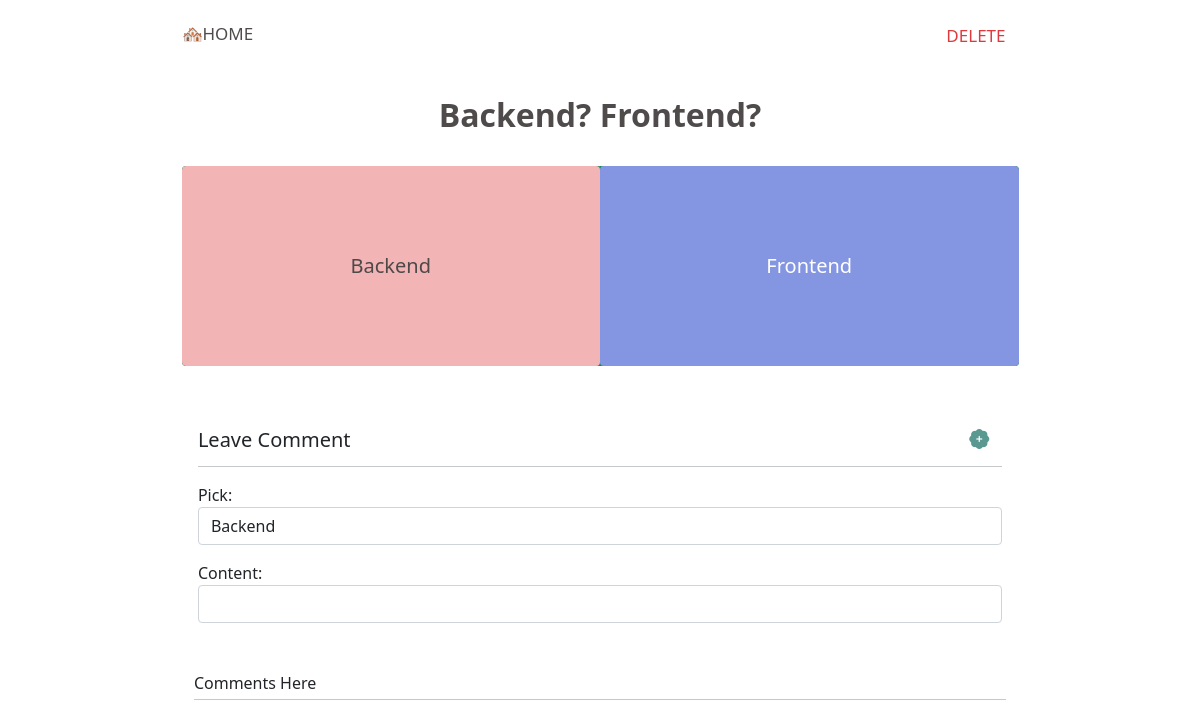
The app's page /either/3/detail, older data.
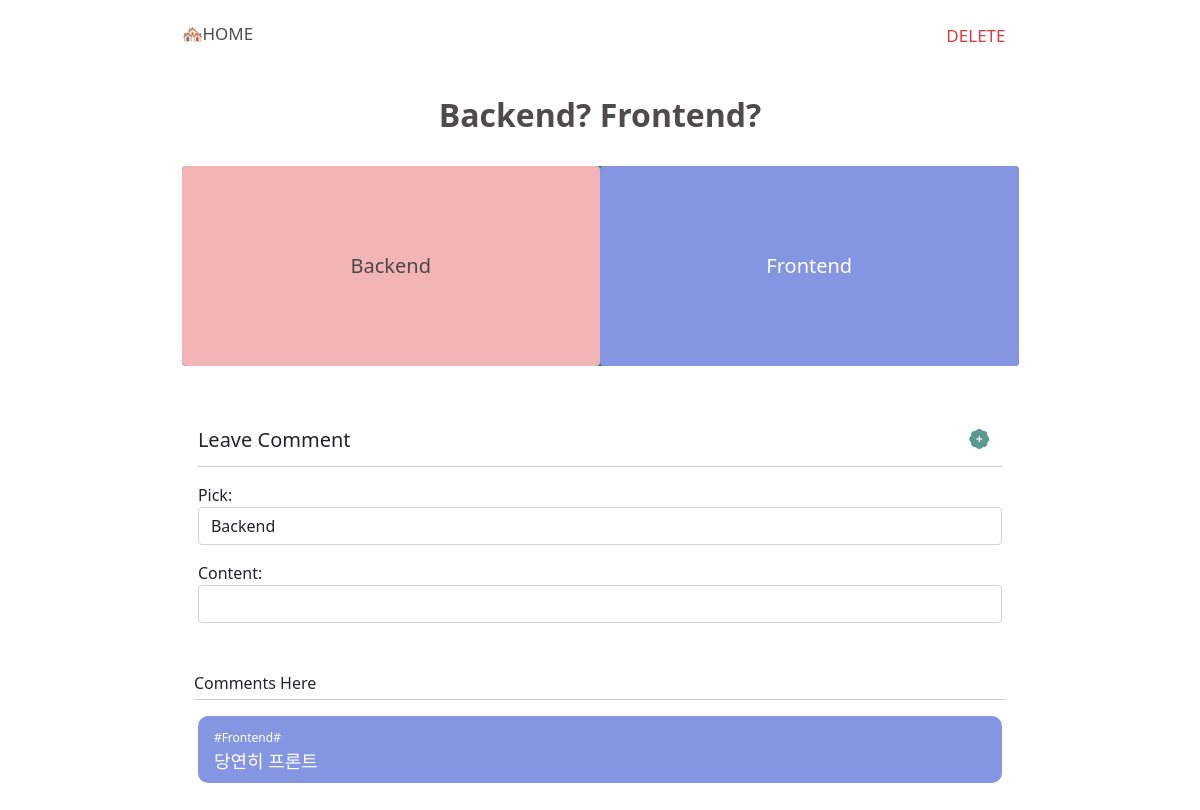
The same page, newer data.
### votes/models.py (models this page shows)
class Comment(models.Model):
    vote = models.ForeignKey(
        Vote,
        on_delete= models.CASCADE,
    )
    choice = models.CharField(max_length=300)
    content = models.TextField()
    created_at = models.DateTimeField(auto_now_add=True)

### votes/views.py (the view)
# urls.py: path('<int:pk>/detail', views.detail, name='detail'),
def detail(request, pk):
    options =  [(Vote.objects.filter(pk=pk).values_list('choice_one')[0][0],Vote.objects.filter(pk=pk).values_list('choice_one')[0][0]),
         (Vote.objects.filter(pk=pk).values_list('choice_two')[0][0], Vote.objects.filter(pk=pk).values_list('choice_two')[0][0])]
    vote = Vote.objects.get(pk=pk)
    form = CommentForm()
    form.fields['choice'].widget.choices = options
    comments = vote.comment_set.all()
    context = {
        'vote':vote,
        'form':form,
        'comments':comments,
    }
    return render(request, 'votes/detail.html', context)

### votes/forms.py
class CommentForm(forms.ModelForm):
    choice = forms.CharField(
        label='Pick',
        widget = forms.Select(
            choices =[] ,
            attrs={
                'class':'form-control'
            }
        )
    )
    content = forms.CharField(
        widget = forms.TextInput(
            attrs={
                'class':'form-control'
            }
            )
    )
    class Meta:
        model = Comment
        fields = ('choice', 'content')

### votes/templates/votes/detail.html (shortened to what this page needs)
{% extends 'base.html' %}
{% load static %}
{% block content %}
<div class="w-75 mx-auto mt-3 mb-5">
  <div class="d-flex justify-content-between align-items-baseline">
    <a href="{% url 'votes:index' %}" style="text-decoration:none; font-size:17px; color:#4F4B4B;">🏘HOME</a>
    <form action="{% url 'votes:delete' vote.pk %}" method="POST">
      <button class="btn minus" style="color:#DE3A3E; font-size:17px; font-weight:500;">DELETE</button>
    </form>
  </div>
  <br>
  <div class="mt-3 mb-4 d-flex flex-column justify-content-center align-items-center w-100">
    <h2 style="font-weight:600; color:#4F4B4B;">{{ vote.subject }}</h2>
    <div class="progress w-100 mt-4 mb-1" style="height:200px !important;">
      <div class="progress-bar progress-bar-striped bg-success" role="progressbar" style="width:50%; height:100% !important;">
        <form action="{% url 'votes:detail_result' vote.pk %}" method="POST" style="width:100%; height:100% !important;">
          <button class="btn left" style="width:100%; height:100%; background-color: #F2B4B5; font-weight:500; font-size:20px; color:#4D4949;" name="choice" value="{{vote.choice_one}}">{{ vote.choice_one }}</button>
        </form>
      </div>
      <div class="progress-bar progress-bar-striped bg-success" role="progressbar" style="width:50%; height:100% !important;">
        <form action="{% url 'votes:detail_result' vote.pk %}" method="POST" style="width:100%; height:100% !important;">
          <button class="btn right text-white" style="width:100%; height:100%; background-color: #8496E2; font-weight:500; font-size:20px;"  name="choice" value="{{vote.choice_two}}">{{ vote.choice_two }}</button>
        </form>
      </div>
    </div>
  </div>
  <div class="mx-auto mb-5 mt-5" style="width:98%;">
    <form class="mx-2" action="{% url 'votes:create_comment' vote.pk %}" method="POST">
      <div class="d-flex justify-content-between align-items-baseline mx-auto">
        <h5>Leave Comment</h5>
        <button class="btn" style="color:#5A9892; font-size:20px;"><i class="bi bi-patch-plus-fill"></i></button>
      </div>
      <hr class="mt-1 mb-3 mx-auto" style="border: 3px;">
      {{form.as_p}}
    </form>
  </div>
  <div class="mx-auto", style="width:98%">
    <p class="mb-0 mx-1">Comments Here</p>
    <hr class="mt-1 mb-3 mx-auto" style="border: 2px; width:99%;">
    {% for comment in comments %}
    {% if comment.choice == vote.choice_one %}
      <div class="mx-2 my-2 d-flex align-items-center" style="background-color: #F2B4B5; border-radius:10px; overflow:hidden; height:auto;">
        <div class="mx-3 my-2">
          <small style="color:#4D4949; font-size:12px !important;">#{{ comment.choice }}#</small>
          <p style="font-size:18px; font-weight:500; color:#4D4949; margin:0;">{{ comment.content}}</p>
        </div>
      </div>
    {% else %}
      <div class="mx-2 my-2 d-flex align-items-center" style="background-color: #8496E2; border-radius:10px; overflow:hidden; height:auto;">
        <div class="mx-3 my-2">
          <small style="color:white; font-size:12px !important;">#{{ comment.choice }}#</small>
          <p style="font-size:18px; font-weight:500; color:white; margin:0;">{{ comment.content}}</p>
        </div>
    </div>
    {% endif %}
    {% endfor %}
  </div>
</div>
<br>
<br>
{% endblock content %}

Row changes from the older to the newer data that the page shows:
added Comment: choice "Frontend", content "당연히 프론트"
